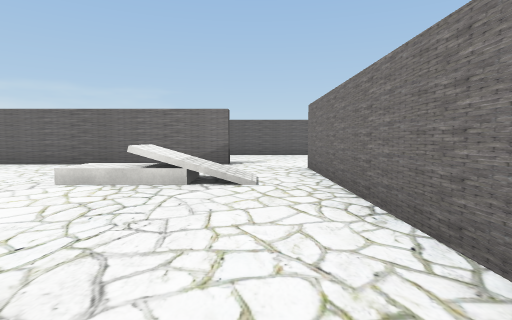
view 1 (above)

19 first-person views from a walk through a Unity game level. The camera is 1.4 m above the floor, tilts 4° down and sees 80° across. The floor is counted in squares, 2 m on a side. Each view is taken from the middle of a square. On the plan, view 1 faces up. The plan holds only what a view shows up to about 10 squares ahead; the rest is blank. The place goes on beyond the plan. The player is left out. Some animated figures are left out. Door leaves are left out, so doorways stand open. Some surface patterns are stand-ins.

view 2
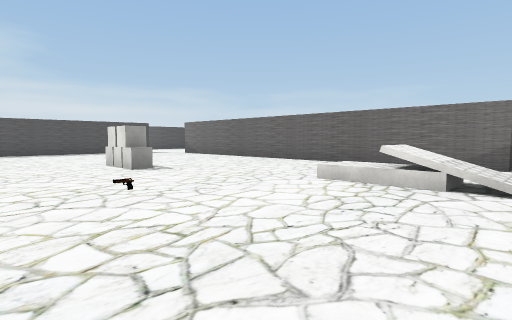

view 3
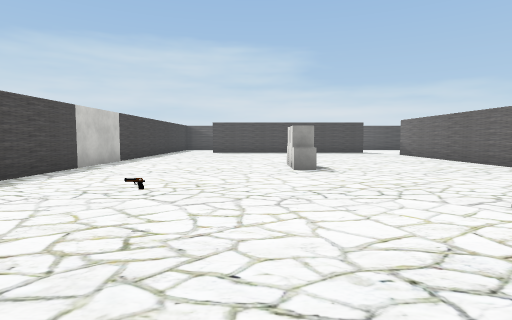

view 4
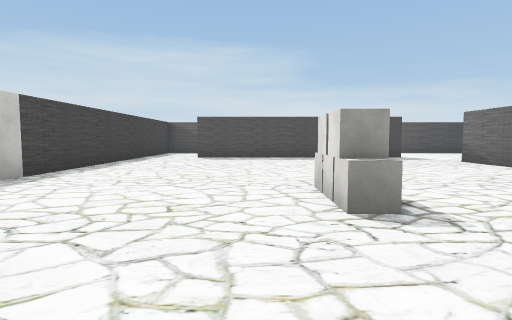

view 5
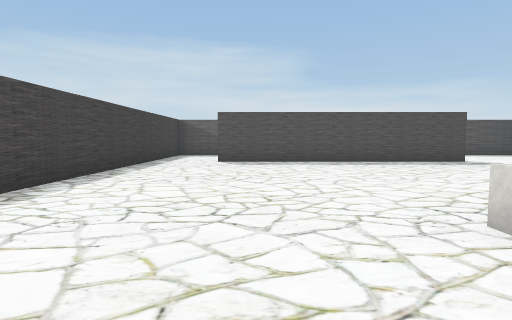

view 6
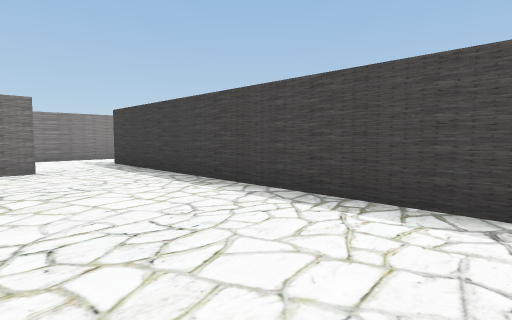

view 7
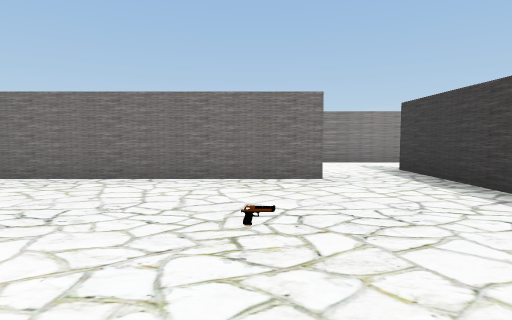

view 8
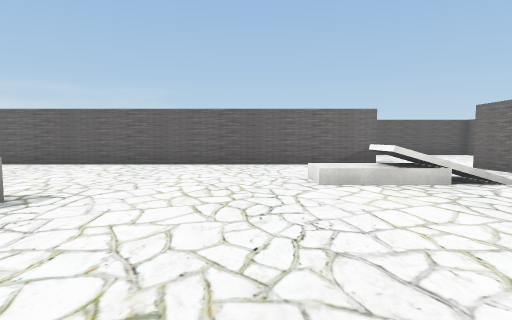

view 9
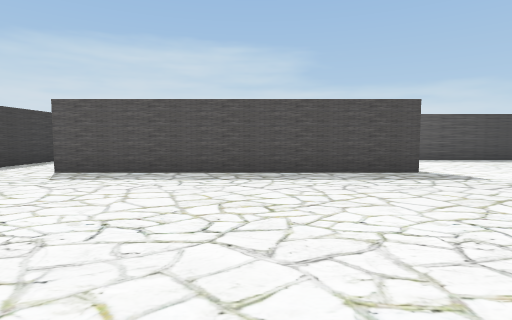

view 10
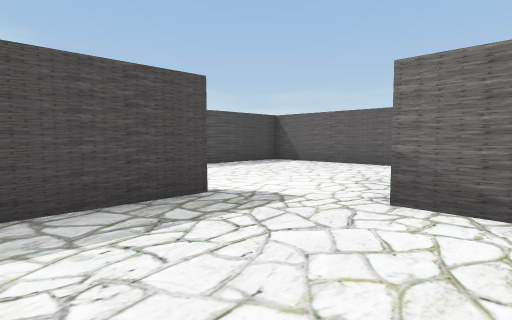

view 11
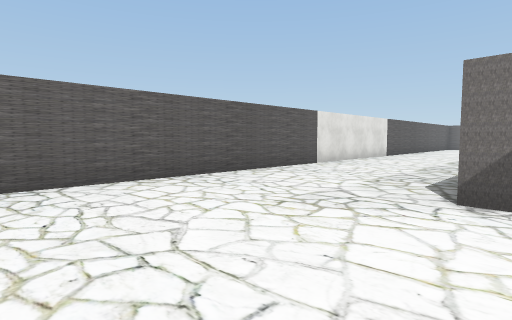

view 12
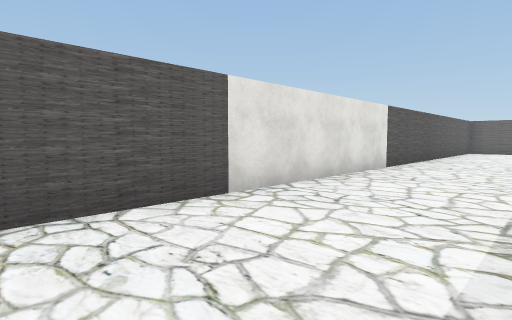

view 13
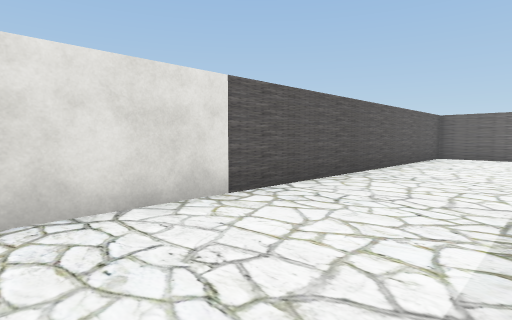

view 14
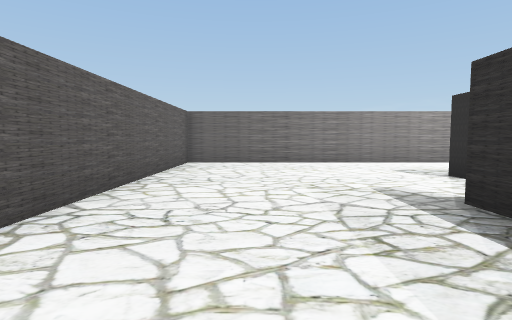

view 15
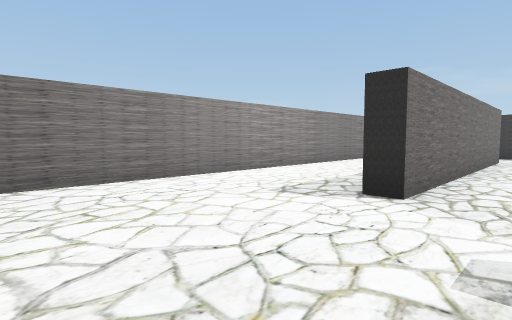

view 16
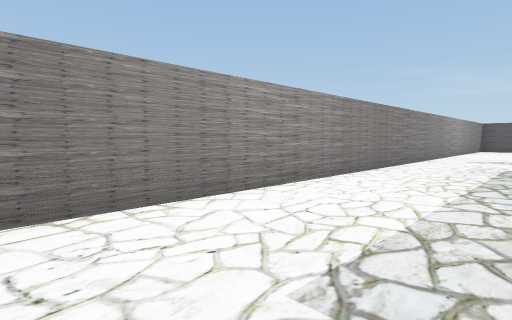

view 17
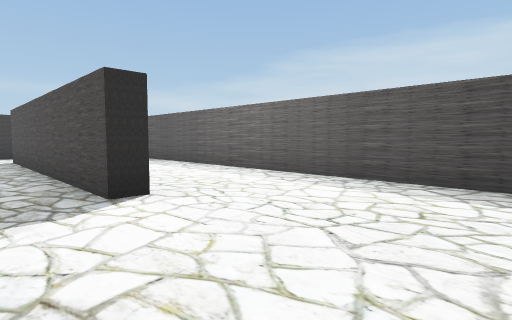

view 18
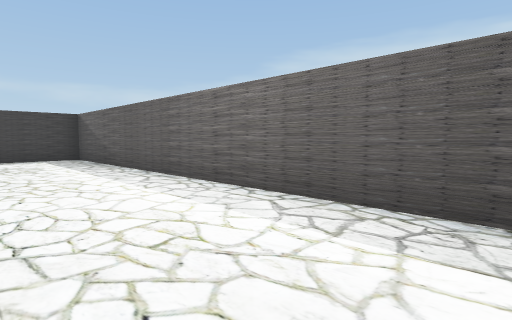

view 19
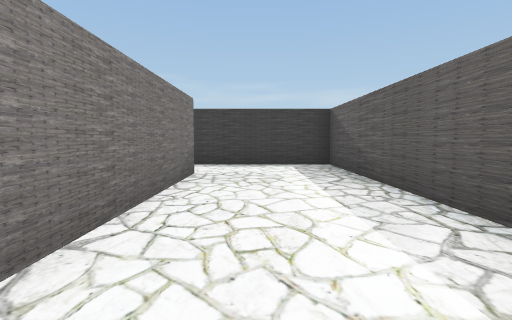

### Floor plan
Ten units are one square. View 1 is at (0, 0); x grows to the right and y downward. Boxes are objects, and circles mark ways between rooms. Rooms are numbered by the first view taken in them; rooms with no view inside come last. Other rooms are left out.
<svg viewBox="-195 -135 250 174">
<path fill="none" stroke="#000" d="M-19 -45 -19 -56M-16 -83 -132 -83M13 2 13 -73M-145 22 15 22M-152 -73 -152 2M-132 -83 -132 -88M-14 -87 -8 -87M-6 -83 -16 -83M-159 -73 -152 -73M13 -73 18 -73M-190 -124 -190 22 -145 22M-158 1 -158 -46M15 22 30 22M50 34 50 -130 -182 -130"/>
<rect x="-85" y="-35" width="10" height="10" fill="#bbb"><title>cube</title></rect>
<rect x="-75" y="-35" width="10" height="10" fill="#bbb"><title>cube</title></rect>
<rect x="-35" y="-15" width="10" height="10" fill="#bbb"><title>other object</title></rect>
<circle cx="-145" cy="-85" r="3" fill="#2a7"/>
<circle cx="-150" cy="15" r="3" fill="#2a7"/>
<circle cx="0" cy="-80" r="3" fill="#2a7"/>
<circle cx="20" cy="10" r="3" fill="#2a7"/>
<text x="-70" y="-30">1</text>
<text x="-80" y="-100">2</text>
</svg>
Room 1 opens to room 2.

Where each view was taken, in squares from view 1:
view 1: 0 up, 0 right, facing up
view 2: 0 up, 0 right, facing up-left
view 3: 2 up, 0 right, facing left
view 4: 2 up, 4 left, facing left
view 5: 1 up, 6 left, facing left
view 6: 1 up, 6 left, facing down-right
view 7: 1 up, 4 left, facing right
view 8: 0 up, 4 left, facing up
view 9: 4 up, 9 left, facing left
view 10: 5 up, 12 left, facing up-left
view 11: 8 up, 17 left, facing up-right
view 12: 10 up, 12 left, facing up-right
view 13: 10 up, 7 left, facing up-right
view 14: 11 up, 4 left, facing right
view 15: 11 up, 0 right, facing down-right
view 16: 9 up, 2 right, facing down-right
view 17: 11 up, 14 left, facing down-left
view 18: 9 up, 16 left, facing down-left
view 19: 6 up, 17 left, facing down
